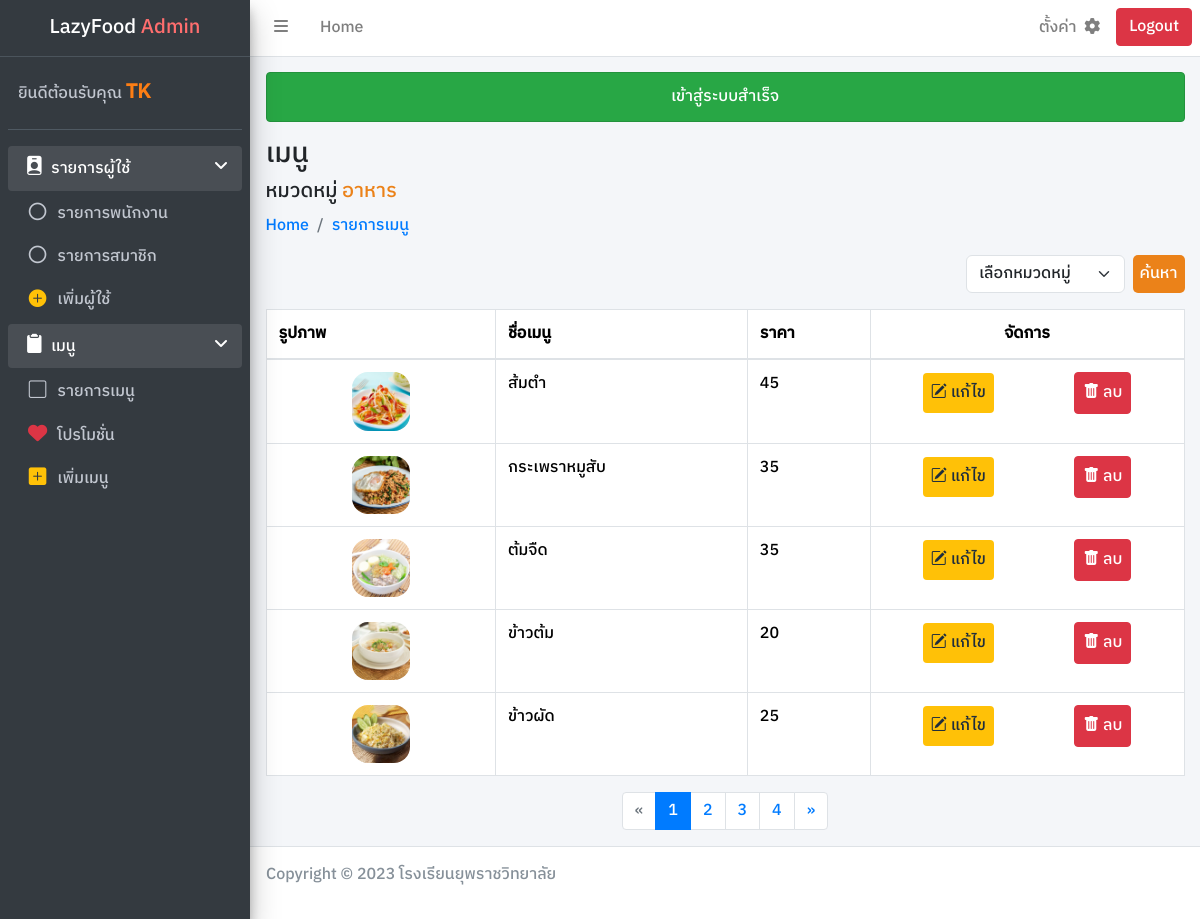
The app's page /admin/listmenu.php (signed in) with its own data.
### tables this page shows
CREATE TABLE `Menu` (
  `m_id` int(11) NOT NULL,
  `m_name` varchar(255) NOT NULL,
  `m_type` varchar(255) NOT NULL,
  `m_price` int(11) NOT NULL,
  `m_image` varchar(255) NOT NULL,
  `m_promotion` tinyint(1) NOT NULL
);

### connect/server.php (called while the page is built, shortened)
<?php session_start();
    class DB_conn {
        function __construct() {
            $conn = mysqli_connect(DB_host, DB_user, DB_pass, DB_name);
            $this->dbconn = $conn;
        }
    }

### class/menu_db.php (called while the page is built, shortened)
<?php require_once '../connect/server.php';
    class Menu_DB extends DB_conn {
        public function readmenutype($type, $page = 1, $recordsPerPage = 5) {
            $totalRecordsQuery = "SELECT COUNT(*) as total FROM Menu WHERE m_type = '$type'";
            $totalRecordsResult = mysqli_query($this->dbconn, $totalRecordsQuery);
            $totalRecordsRow = mysqli_fetch_assoc($totalRecordsResult);
            $totalRecords = $totalRecordsRow['total'];
            $totalPages = ceil($totalRecords / $recordsPerPage);
            $page = max(1, min($page, $totalPages));
            $offset = ($page - 1) * $recordsPerPage;;
            $sql = "SELECT * FROM Menu WHERE m_type = '$type' LIMIT $offset, $recordsPerPage";
            $result = mysqli_query($this->dbconn, $sql);
            return [
                'result' => $result,
                'totalPages' => $totalPages,
            ];
        }
    }

### admin/listmenu.php (the view, shortened to what this page needs)
<?php require_once '../connect/server.php';
require_once '../class/menu_db.php';
    $dbmenu = new Menu_DB;
    $page = isset($_GET['page']) ? $_GET['page'] : 1;
    $menutype = isset($_GET['type']) ? $_GET['type'] : "อาหาร";
    $paginationData = $dbmenu->readmenutype($menutype, $page);
    $readmenu = $paginationData['result'];
    $totalPages = $paginationData['totalPages'];
?>
<!DOCTYPE html>
<html lang="en">
<head>
    <link rel="stylesheet" href="../framework/css/bootstrap.min.css">
    <link rel="stylesheet" href="https://cdn.jsdelivr.net/npm/bootstrap-icons@1.11.2/font/bootstrap-icons.min.css">
    <link rel="stylesheet" href="../framework/css/adminlte.min.css">
    <link rel="stylesheet" href="https://cdnjs.cloudflare.com/ajax/libs/font-awesome/6.2.1/css/all.min.css">
    <link rel="stylesheet" href="../dist/css/main.css">
</head>
<body class="wrapper">
    <?php include_once './component/navbar.php'; ?>
    <?php include_once './component/sidebar.php'; ?>
    <div class="content-wrapper">
        <div class="content-header">
            <div class="container-fluid">
                <div>
                    <?php include_once './component/succeed.php' ?>
                </div>
                <div>
                    <h3 class="">เมนู</h3>
                    <h5>หมวดหมู่ <span class="color"><?php echo $menutype ?></span></h5>
                </div>
                <div>
                    <nav aria-label="breadcrumb">
                        <ol class="breadcrumb">
                            <li class="breadcrumb-item"><a href="./adminpage.php">Home</a></li>
                            <li class="breadcrumb-item"><a href="./listmenu.php">รายการเมนู</a></li>
                        </ol>
                    </nav>
                </div>
            </div>
        </div>
        <div class="content">
            <div class="container-fluid">
                <div class="row">
                    <div class="col-12 w-100">
                        <div class="d-flex justify-content-end row">
                            <div class="col col-md-4 col-lg-3 mb-3">
                                <form action="./listmenu.php" method="GET" class="d-flex">
                                    <select class="form-select" name="type">
                                        <option selected disabled>เลือกหมวดหมู่</option>
                                    </select>
                                    <button type="submit" class="btn btn-color ms-2">ค้นหา</button>
                                </form>
                            </div>
                        </div>
                        <div class="table-responsive">
                            <table class="table table-hover table-bordered">
                                <thead>
                                    <tr>
                                        <th scope="col" class="col-3">รูปภาพ</th>
                                        <th scope="col">ชื่อเมนู</th>
                                        <th scope="col">ราคา</th>
                                        <th scope="col" class="text-center">จัดการ</th>
                                    </tr>
                                </thead>
                                <tbody class="table-group-divider">
                                    <?php while ($row = mysqli_fetch_assoc($readmenu)) { ?>
                                        <tr>
                                            <td class="text-center">
                                                <div class="row">
                                                    <div class="col col-md-6 col-lg-4 m-auto d-block">
                                                        <img src="../uploads/<?php echo $row['m_image']; ?>" alt="menu" class="img-fluid rounded-4">
                                                    </div>
                                                </div>
                                            </td>
                                            <td><?php echo $row['m_name']; ?></td>
                                            <td><?php echo $row['m_price']; ?></td>
                                            <td class="text-center">
                                                <div class="d-flex">
                                                    <a href="./editmenu.php?menuid=<?php echo $row['m_id']; ?>" class="bi bi-pencil-square m-auto p-2 btn-warning rounded" role="button">
                                                        แก้ไข
                                                    </a>
                                                    <button type="submit" class="bi bi-trash-fill m-auto btn btn-danger p-2 rounded" name="delmenu" onclick="return confirmdeletemenu()" value="<?php echo $row['m_id'] ?>">
                                                        ลบ
                                                    </button>
                                                </div>
                                            </td>
                                        </tr>
                                    <?php } ?>
                                </tbody>
                            </table>
                        </div>
                    </div>
                </div>
            </div>
        </div>
        <div class="d-flex justify-content-center">
            <nav aria-label="Page navigation">
                <ul class="pagination">
                    <?php
                    echo "<li class='page-item " . ($page == 1 ? 'disabled' : '') . "'>";
                    echo "<a class='page-link' href='?type={$menutype}&page=" . ($page - 1) . "' aria-label='Previous'>";
                    echo "<span aria-hidden='true'>&laquo;</span></a></li>";
                    for ($i = 1; $i <= $totalPages; $i++) {
                        echo "<li class='page-item " . ($page == $i ? 'active' : '') . "'>";
                        echo "<a class='page-link' href='?type={$menutype}&page=$i'>$i</a></li>";
                    }
                    echo "<li class='page-item " . ($page >= $totalPages ? 'disabled' : '') . "'>";
                    echo "<a class='page-link' href='?type={$menutype}&page=" . ($page + 1) . "' aria-label='Next'>";
                    echo "<span aria-hidden='true'>&raquo;</span></a></li>";
                    ?>
                </ul>
            </nav>
        </div>
    </div>
    <?php include_once './component/footer.php'; ?>
</body>
</html>

### records on screen
menu: m_image (picture), m_name "ส้มตำ", m_price "45", $row['m_id'] 42 (drawn)
menu: m_image (picture), m_name "กระเพราหมูสับ", m_price "35", $row['m_id'] 50 (drawn)
menu: m_image (picture), m_name "ต้มจืด", m_price "35", $row['m_id'] 65 (drawn)
menu: m_image (picture), m_name "ข้าวต้ม", m_price "20", $row['m_id'] 66 (drawn)
menu: m_image (picture), m_name "ข้าวผัด", m_price "25", $row['m_id'] 67 (drawn)

### other values on screen
$_SESSION['name'] "TK"
$_SESSION['succeed'] "เข้าสู่ระบบสำเร็จ"
$menutype "อาหาร"
